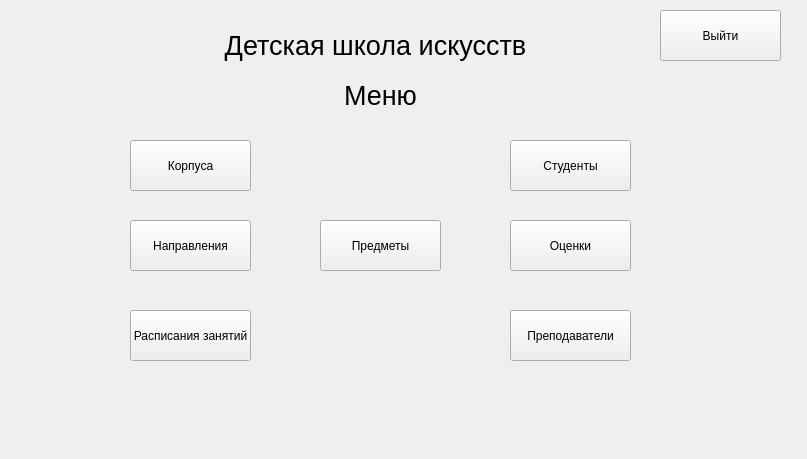
<?xml version="1.0" encoding="UTF-8"?>
<ui version="4.0">
 <class>MenuWindow</class>
 <widget class="QWidget" name="MenuWindow">
  <property name="geometry">
   <rect>
    <x>0</x>
    <y>0</y>
    <width>807</width>
    <height>459</height>
   </rect>
  </property>
  <property name="windowTitle">
   <string>Form</string>
  </property>
  <widget class="QPushButton" name="btnFaculties">
   <property name="geometry">
    <rect>
     <x>130</x>
     <y>220</y>
     <width>121</width>
     <height>51</height>
    </rect>
   </property>
   <property name="text">
    <string>Направления</string>
   </property>
  </widget>
  <widget class="QPushButton" name="btnHousings">
   <property name="geometry">
    <rect>
     <x>130</x>
     <y>140</y>
     <width>121</width>
     <height>51</height>
    </rect>
   </property>
   <property name="text">
    <string>Корпуса</string>
   </property>
  </widget>
  <widget class="QPushButton" name="btnStudents">
   <property name="geometry">
    <rect>
     <x>510</x>
     <y>140</y>
     <width>121</width>
     <height>51</height>
    </rect>
   </property>
   <property name="text">
    <string>Студенты</string>
   </property>
  </widget>
  <widget class="QPushButton" name="btnMarks">
   <property name="geometry">
    <rect>
     <x>510</x>
     <y>220</y>
     <width>121</width>
     <height>51</height>
    </rect>
   </property>
   <property name="text">
    <string>Оценки</string>
   </property>
  </widget>
  <widget class="QPushButton" name="btnSchedules">
   <property name="geometry">
    <rect>
     <x>130</x>
     <y>310</y>
     <width>121</width>
     <height>51</height>
    </rect>
   </property>
   <property name="text">
    <string>Расписания занятий</string>
   </property>
  </widget>
  <widget class="QLabel" name="lblTitle_2">
   <property name="geometry">
    <rect>
     <x>270</x>
     <y>60</y>
     <width>221</width>
     <height>70</height>
    </rect>
   </property>
   <property name="styleSheet">
    <string notr="true">font-size: 20pt;</string>
   </property>
   <property name="text">
    <string>Меню</string>
   </property>
   <property name="alignment">
    <set>Qt::AlignmentFlag::AlignCenter</set>
   </property>
  </widget>
  <widget class="QPushButton" name="btnTeachers">
   <property name="geometry">
    <rect>
     <x>510</x>
     <y>310</y>
     <width>121</width>
     <height>51</height>
    </rect>
   </property>
   <property name="text">
    <string>Преподаватели</string>
   </property>
  </widget>
  <widget class="QPushButton" name="btnSubjects">
   <property name="geometry">
    <rect>
     <x>320</x>
     <y>220</y>
     <width>121</width>
     <height>51</height>
    </rect>
   </property>
   <property name="text">
    <string>Предметы</string>
   </property>
  </widget>
  <widget class="QLabel" name="lblTitle">
   <property name="geometry">
    <rect>
     <x>190</x>
     <y>10</y>
     <width>371</width>
     <height>70</height>
    </rect>
   </property>
   <property name="styleSheet">
    <string notr="true">font-size: 20pt;</string>
   </property>
   <property name="text">
    <string>Детская школа искусств</string>
   </property>
   <property name="alignment">
    <set>Qt::AlignmentFlag::AlignCenter</set>
   </property>
  </widget>
  <widget class="QPushButton" name="btnExit">
   <property name="geometry">
    <rect>
     <x>660</x>
     <y>10</y>
     <width>121</width>
     <height>51</height>
    </rect>
   </property>
   <property name="text">
    <string>Выйти</string>
   </property>
  </widget>
 </widget>
 <resources/>
 <connections/>
</ui>
